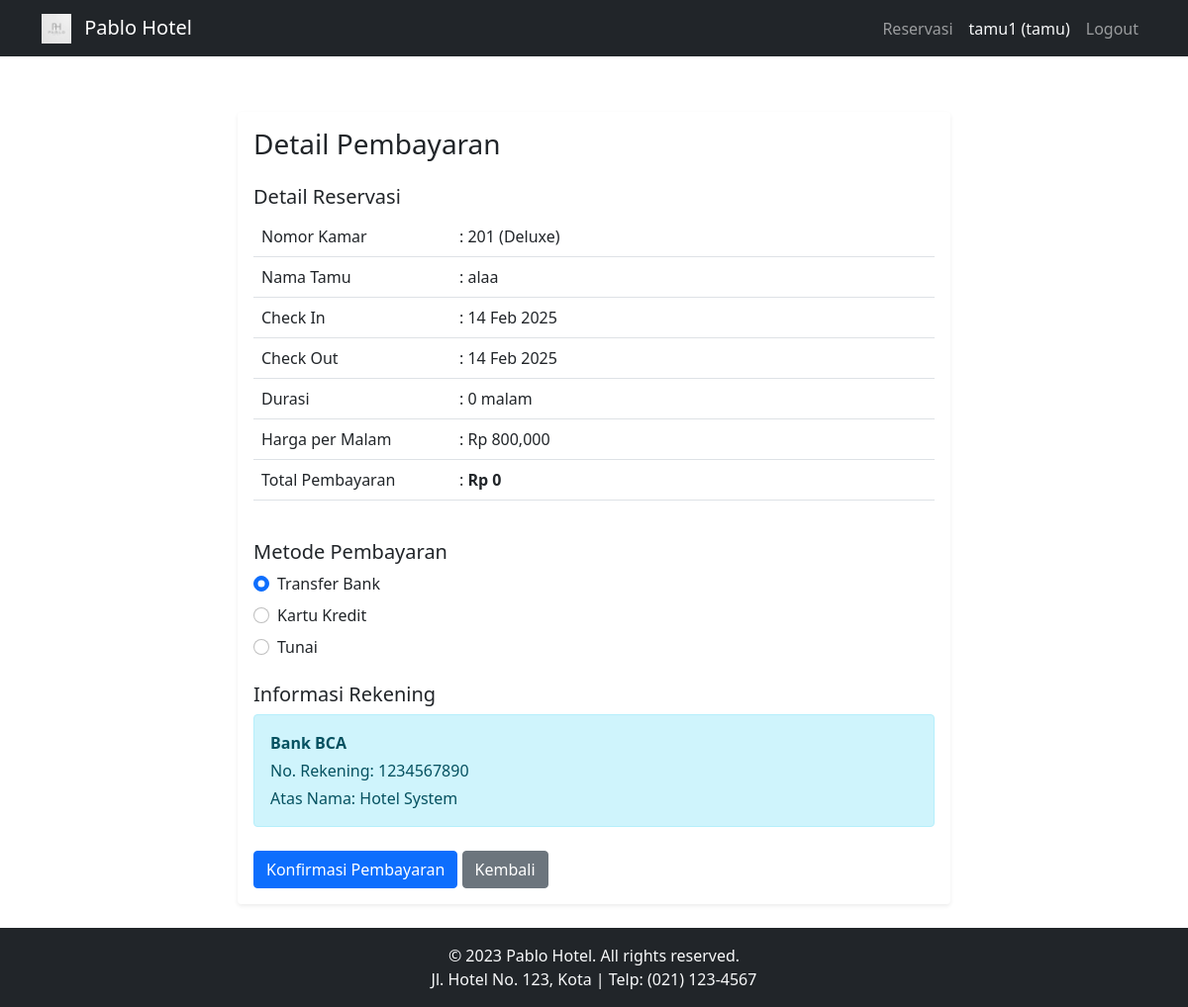
The page /reservasi/pembayaran/1 (signed in) on the database its author committed.
### app/models/user.py (models this page shows)
class User(UserMixin, db.Model):
    id = db.Column(db.Integer, primary_key=True)
    username = db.Column(db.String(80), unique=True, nullable=False)
    password = db.Column(db.String(80), nullable=False)
    nama = db.Column(db.String(100), nullable=False)
    email = db.Column(db.String(120), nullable=False)
    no_hp = db.Column(db.String(15), nullable=False)
    role = db.Column(db.String(20), nullable=False, default='tamu')

### app/models/hotel.py (models this page shows)
class Kamar(db.Model):
    id = db.Column(db.Integer, primary_key=True)
    nomor = db.Column(db.String(10), unique=True, nullable=False)
    tipe = db.Column(db.String(50), nullable=False)
    harga = db.Column(db.Float, nullable=False)
    status = db.Column(db.String(20), default='tersedia')
    gambar = db.Column(db.String(200))

class Reservasi(db.Model):
    id = db.Column(db.Integer, primary_key=True)
    user_id = db.Column(db.Integer, db.ForeignKey('user.id'), nullable=False)
    kamar_id = db.Column(db.Integer, db.ForeignKey('kamar.id'), nullable=False)
    nama_tamu = db.Column(db.String(100), nullable=False)
    email = db.Column(db.String(100))
    no_telp = db.Column(db.String(20))
    check_in = db.Column(db.DateTime, nullable=False)
    check_out = db.Column(db.DateTime, nullable=False)
    status = db.Column(db.String(20), default='pending')
    created_at = db.Column(db.DateTime, default=datetime.utcnow)
    user = db.relationship('User', backref='reservasi')
    kamar = db.relationship('Kamar', backref='reservasi')
    pembayaran = db.relationship('Pembayaran', backref='reservasi', cascade='all, delete-orphan')

### app/controllers/reservasi.py (the view)
@reservasi_bp.route('/pembayaran/<int:reservasi_id>')
@login_required
def pembayaran(reservasi_id):
    reservasi = Reservasi.query.get_or_404(reservasi_id)
    if reservasi.user_id != current_user.id:
        flash('Anda tidak memiliki akses ke pembayaran ini!')
        return redirect(url_for('reservasi.index'))
    durasi = (reservasi.check_out - reservasi.check_in).days
    total_harga = durasi * reservasi.kamar.harga
    return render_template('reservasi/pembayaran.html',
        reservasi=reservasi,
        total_harga=total_harga
    )

### app/__init__.py (called while the page is built)
def create_app():
    app = Flask(__name__)
    app.config.from_object(Config)
    db.init_app(app)
    migrate.init_app(app, db)
    login_manager.init_app(app)
    from app.models.user import User
    @login_manager.user_loader
    def load_user(user_id):
        return User.query.get(int(user_id))
    from app.controllers.auth import auth_bp
    from app.controllers.main import main_bp
    from app.controllers.admin import admin_bp
    from app.controllers.reservasi import reservasi_bp
    app.register_blueprint(auth_bp)
    app.register_blueprint(main_bp)
    app.register_blueprint(admin_bp)
    app.register_blueprint(reservasi_bp)
    return app

### app/templates/reservasi/pembayaran.html
{% extends "base.html" %}
{% block content %}
<div class="container">
    <div class="row justify-content-center">
        <div class="col-md-8">
            <div class="card border-0 shadow-sm">
                <div class="card-body">
                    <h3 class="card-title mb-4">Detail Pembayaran</h3>
                    <div class="mb-4">
                        <h5>Detail Reservasi</h5>
                        <div class="table-responsive">
                            <table class="table">
                                <tr>
                                    <td width="200">Nomor Kamar</td>
                                    <td>: {{ reservasi.kamar.nomor }} ({{ reservasi.kamar.tipe }})</td>
                                </tr>
                                <tr>
                                    <td>Nama Tamu</td>
                                    <td>: {{ reservasi.nama_tamu }}</td>
                                </tr>
                                <tr>
                                    <td>Check In</td>
                                    <td>: {{ reservasi.check_in.strftime('%d %b %Y') }}</td>
                                </tr>
                                <tr>
                                    <td>Check Out</td>
                                    <td>: {{ reservasi.check_out.strftime('%d %b %Y') }}</td>
                                </tr>
                                <tr>
                                    <td>Durasi</td>
                                    <td>: {{ (reservasi.check_out - reservasi.check_in).days }} malam</td>
                                </tr>
                                <tr>
                                    <td>Harga per Malam</td>
                                    <td>: Rp {{ "{:,.0f}".format(reservasi.kamar.harga) }}</td>
                                </tr>
                                <tr>
                                    <td>Total Pembayaran</td>
                                    <td>: <strong>Rp {{ "{:,.0f}".format(total_harga) }}</strong></td>
                                </tr>
                            </table>
                        </div>
                    </div>
                    <form action="{{ url_for('reservasi.proses_pembayaran', reservasi_id=reservasi.id) }}" method="POST">
                        <div class="mb-4">
                            <h5>Metode Pembayaran</h5>
                            <div class="form-check mb-2">
                                <input class="form-check-input" type="radio" name="metode_pembayaran" value="transfer_bank" id="transfer_bank" checked>
                                <label class="form-check-label" for="transfer_bank">
                                    Transfer Bank
                                </label>
                            </div>
                            <div class="form-check mb-2">
                                <input class="form-check-input" type="radio" name="metode_pembayaran" value="kartu_kredit" id="kartu_kredit">
                                <label class="form-check-label" for="kartu_kredit">
                                    Kartu Kredit
                                </label>
                            </div>
                            <div class="form-check mb-2">
                                <input class="form-check-input" type="radio" name="metode_pembayaran" value="tunai" id="tunai">
                                <label class="form-check-label" for="tunai">
                                    Tunai
                                </label>
                            </div>
                        </div>
                        <div class="mb-4" id="info_bank">
                            <h5>Informasi Rekening</h5>
                            <div class="alert alert-info">
                                <p class="mb-1"><strong>Bank BCA</strong></p>
                                <p class="mb-1">No. Rekening: 1234567890</p>
                                <p class="mb-0">Atas Nama: Hotel System</p>
                            </div>
                        </div>
                        <button type="submit" class="btn btn-primary">Konfirmasi Pembayaran</button>
                        <a href="{{ url_for('reservasi.index') }}" class="btn btn-secondary">Kembali</a>
                    </form>
                </div>
            </div>
        </div>
    </div>
</div>
{% endblock %}

### app/templates/base.html (shortened to what this page needs)
<!DOCTYPE html>
<html lang="en">
<head>
    <link href="https://cdn.jsdelivr.net/npm/bootstrap@5.1.3/dist/css/bootstrap.min.css" rel="stylesheet">
    <link rel="stylesheet" href="{{ url_for('static', filename='css/style.css') }}">
    <link rel="stylesheet" href="https://cdnjs.cloudflare.com/ajax/libs/font-awesome/5.15.4/css/all.min.css">
</head>
<body>
    <nav class="navbar navbar-expand-lg navbar-dark bg-dark">
        <div class="container">
            <a class="navbar-brand" href="{{ url_for('main.home') }}">
                <img src="{{ url_for('static', filename='assets/images/logo/logo.jpg') }}"
                     height="30" class="d-inline-block align-text-top me-2">
                Pablo Hotel
            </a>
            <div class="navbar-nav">
                {% if current_user.is_authenticated %}
                    {% if current_user.role == 'admin' %}
                        <a class="nav-link" href="{{ url_for('admin.tamu') }}">Kelola Tamu</a>
                    {% else %}
                        <a class="nav-link" href="{{ url_for('reservasi.index') }}">Reservasi</a>
                    {% endif %}
                    <span class="nav-link text-light">{{ current_user.username }} ({{ current_user.role }})</span>
                    <a class="nav-link" href="{{ url_for('auth.logout') }}">Logout</a>
                {% else %}
                    <a class="nav-link" href="{{ url_for('auth.login') }}">Login</a>
                    <a class="nav-link" href="{{ url_for('auth.register') }}">Register</a>
                {% endif %}
            </div>
        </div>
    </nav>
    <div class="container mt-4">
        {% block content %}{% endblock %}
    </div>
    <footer class="bg-dark text-light py-3 mt-4">
        <div class="container text-center">
            <p class="mb-0">&copy; 2023 Pablo Hotel. All rights reserved.</p>
            <p class="mb-0">Jl. Hotel No. 123, Kota | Telp: (021) 123-4567</p>
        </div>
    </footer>
</body>
</html>

### app/static/css/style.css (style rules this page uses)
.navbar { margin-bottom: 2rem; }
.card { transition: transform 0.2s; }
body { display: flex; flex-direction: column; min-height: 100vh; }
.container { flex: 1; }
footer { background-color: #343a40; color: #ffffff; padding: 10px 0; text-align: center; }

### rows shown on the page
User: username "tamu1", role "tamu"
Kamar: kamar.nomor "201", kamar.tipe "Deluxe", kamar.harga "800,000"
Reservasi: nama_tamu "alaa", check_in "14 Feb 2025", check_out "14 Feb 2025", (reservasi.check_out-reservasi.check_in).days "0"

### other values the page prints
{{ "{:,.0f}".format(total_harga) }} "0"
